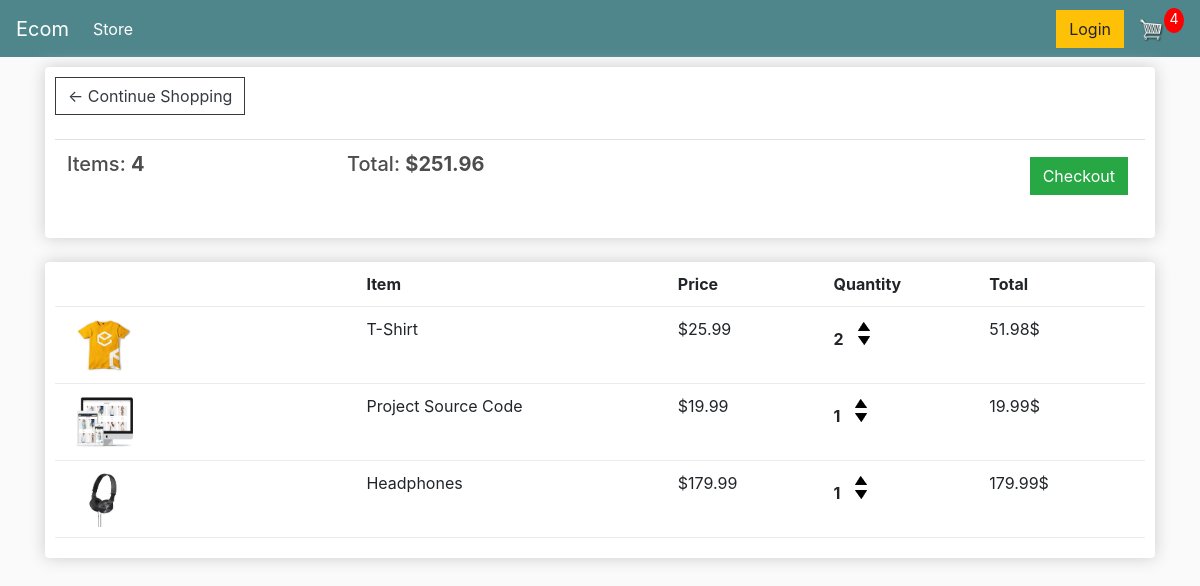
/cart/ (signed in), run on an earlier commit of the app's database.
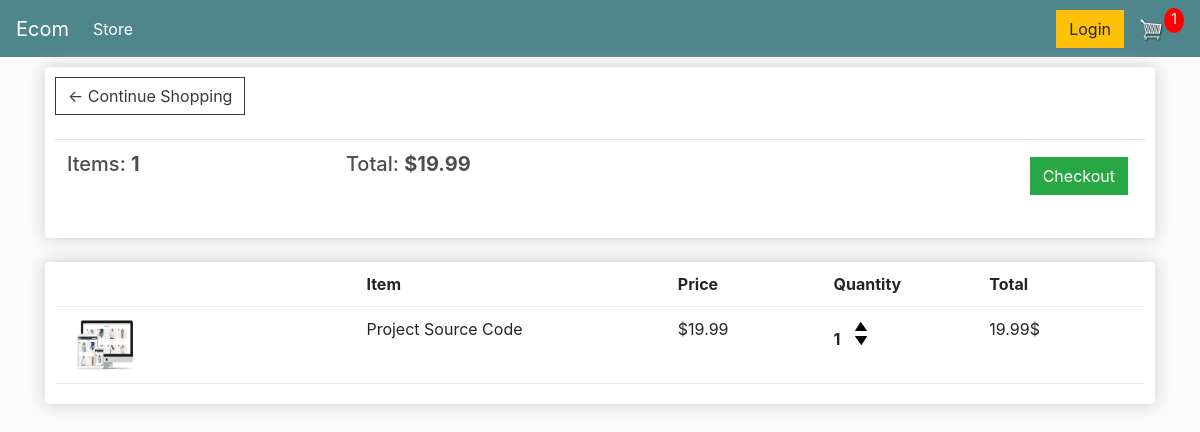
And on a later commit of the database.
### store/models.py (models this page shows, shortened)
class Order(models.Model):
    customer = models.ForeignKey(Customer, on_delete=models.SET_NULL, blank=True, null=True)
    date_ordered = models.DateTimeField(auto_now_add=True)
    complete = models.BooleanField(default=False, null=True, blank=False)
    transaction_id = models.CharField(max_length=200, null=True)
    @property
    def get_cart_total(self):
        orderitems = self.orderitem_set.all()
        total = sum( [item.get_total for item in orderitems] )
        return total
    @property
    def get_cart_items(self):
        orderitems = self.orderitem_set.all()
        total = sum( [item.quantity for item in orderitems] )
        return total

class OrderItem(models.Model):
    product = models.ForeignKey(Product, on_delete=models.SET_NULL, blank=True, null=True)
    order = models.ForeignKey(Order, on_delete=models.SET_NULL, blank=True, null=True)
    quantity = models.IntegerField(default=0, null=True, blank=True)
    date_added = models.DateTimeField(auto_now_add=True)
    @property
    def get_total(self):
        total = self.product.price * self.quantity
        return total

class Product(models.Model):
    name = models.CharField(max_length=200, null=True)
    price = models.DecimalField(max_digits=7, decimal_places=2)
    digital = models.BooleanField(default=False, null=True, blank=False)
    image = models.ImageField(null=True, blank=True)
    @property
    def imageURL(self):
        try:
            url = self.image.url
        except:
            url = ''
        return url

### store/views.py (the view)
# urls.py: path('cart/', views.cart, name="cart"),
def cart(request):
    data = cartData(request)
    cartItems = data['cartItems']
    order = data['order']
    items = data['items']
    context = {'items':items, 'order':order, 'cartItems': cartItems}
    return render(request, 'store/cart.html', context)

### store/utils.py (called while the page is built)
def cartData(request):
    if request.user.is_authenticated:
        customer = request.user.customer
        order, created = Order.objects.get_or_create(customer=customer, complete=False)
        items = order.orderitem_set.all()
        cartItems = order.get_cart_items
    else:
        cookieData = cookieCart(request)
        cartItems = cookieData['cartItems']
        order = cookieData['order']
        items = cookieData['items']
    return {'cartItems':cartItems, 'order':order, 'items':items}

### store/templates/store/cart.html
{% extends 'store/main.html' %}
{% load static %}
{% block content %}
    <div class="row">
        <div class="col-lg-12">
            <div class="box-element">
                <a class="btn btn-outline-dark" href="{% url 'store' %}">&#x2190; Continue Shopping</a>
                <br>
                <br>
                <table class="table">
                    <tr>
                        <th><h5>Items: <strong>{{ order.get_cart_items }}</strong></h5></th>
                        <th><h5>Total: <strong>${{ order.get_cart_total|floatformat:2 }}</strong></h5></th>
                        <th>
                            <a style="float: right; margin: 5px" class="btn btn-success"
                               href="{% url 'checkout' %}">Checkout</a>
                        </th>
                    </tr>
                </table>
            </div>
            <br>
            <div class="box-element">
                <div class="cart-row">
                    <div style="flex: 2"></div>
                    <div style="flex: 2"><strong>Item</strong></div>
                    <div style="flex: 1"><strong>Price</strong></div>
                    <div style="flex: 1"><strong>Quantity</strong></div>
                    <div style="flex: 1"><strong>Total</strong></div>
                </div>
                {% for item in items %}
                <div class="cart-row">
                    <div style="flex: 2"><img class="row-image"
                                              src="{{ item.product.imageURL }}" alt=""></div>
                    <div style="flex: 2">{{ item.product.name }}</div>
                    <div style="flex: 1">${{ item.product.price|floatformat:2 }}</div>
                    <div style="flex: 1">
                        <p class="quantity">{{ item.quantity }}</p>
                        <div class="quantity">
                            <img data-product={{ item.product.id }} data-action="add" class="chg-quantity update-cart" src="{% static 'images/arrow-up.png' %}" alt="">
                            <img data-product={{ item.product.id }} data-action="remove" class="chg-quantity update-cart" src="{% static 'images/arrow-down.png' %}" alt="">
                        </div>
                    </div>
                    <div style="flex: 1">{{ item.get_total }}$</div>
                </div>
                {% endfor %}
            </div>
        </div>
    </div>
{% endblock content %}

What changed in the data, as far as the page shows it:
removed OrderItem: product.imageURL (picture), product.name "T-Shirt", product.price "25.99", quantity "2", get_total "51.98"
removed OrderItem: product.imageURL (picture), product.name "Headphones", product.price "179.99", quantity "1", get_total "179.99"
computed for Order: get_cart_items "4" → "1"; get_cart_total "251.96" → "19.99"
Also different on the page:
{{ cartItems }}: "4" → "1"
